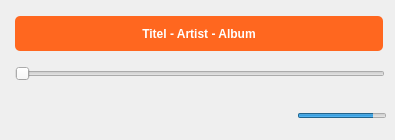
<?xml version="1.0" encoding="UTF-8"?>
<ui version="4.0">
 <class>TitlePlayDialog</class>
 <widget class="QDialog" name="TitlePlayDialog">
  <property name="geometry">
   <rect>
    <x>0</x>
    <y>0</y>
    <width>395</width>
    <height>140</height>
   </rect>
  </property>
  <property name="windowTitle">
   <string>Dialog</string>
  </property>
  <property name="styleSheet">
   <string notr="true">QSlider:groove:horizontal {
border-image: url(:/theme/play/RES/theme/Musik_abspielen/Zeitleiste_Leer.png);
}

#sldPosition::handle:horizontal {
image: url(:/theme/play/RES/theme/Musik_abspielen/Zeitleiste_Kreis.png);
border-width: 0px;
}

QSlider::sub-page:horizontal {
background-image: url(:/theme/play/RES/theme/Musik_abspielen/Zeitleiste_voll.png);
}

#sldVolume:groove:horizontal {
border-image: url(:/theme/play/RES/theme/Musik_abspielen/Volume_BG.png);
}

#sldVolume::handle:horizontal {
border-width:10px;
border-height:10px;
width: 10px;
height: 10px;
}

#sldVolume::sub-page:horizontal {
background-image: url(:/theme/play/RES/theme/Musik_abspielen/Volume_fuellung.png);
}

#lblSong {
font: 16px &quot;Arial&quot;;
color: rgb(255, 255, 255);
font-weight: bold;
background-color: rgb(255, 103, 31);
padding: 5px;
border-radius: 5px;
}

#btnStop {
border: none;
background-image: url(:/theme/play/RES/theme/Musik_abspielen/SongvonNeu_Button_normal.png);
}

#btnStop:disabled {
background-image: url(:/theme/play/RES/theme/Musik_abspielen/SongvonNeu_Button_disabled.png);
}

#btnStop:hover {
background-image: url(:/theme/play/RES/theme/Musik_abspielen/SongvonNeu_Button_hover.png);
}

#btnStop:pressed {
background-image: url(:/theme/play/RES/theme/Musik_abspielen/SongvonNeu_Button_pressed.png);
}</string>
  </property>
  <widget class="QLabel" name="lblBkg">
   <property name="geometry">
    <rect>
     <x>0</x>
     <y>0</y>
     <width>395</width>
     <height>140</height>
    </rect>
   </property>
   <property name="text">
    <string/>
   </property>
   <property name="pixmap">
    <pixmap resource="Design.qrc">:/theme/download/RES/theme/Download/BG.png</pixmap>
   </property>
  </widget>
  <widget class="QLabel" name="lblSong">
   <property name="geometry">
    <rect>
     <x>15</x>
     <y>16</y>
     <width>368</width>
     <height>35</height>
    </rect>
   </property>
   <property name="text">
    <string>Titel - Artist - Album</string>
   </property>
   <property name="alignment">
    <set>Qt::AlignCenter</set>
   </property>
  </widget>
  <widget class="QPushButton" name="btnPlay">
   <property name="enabled">
    <bool>false</bool>
   </property>
   <property name="geometry">
    <rect>
     <x>174</x>
     <y>90</y>
     <width>48</width>
     <height>46</height>
    </rect>
   </property>
   <property name="styleSheet">
    <string notr="true">#btnPlay {
border: none;
background-image: url(:/theme/play/RES/theme/Musik_abspielen/Play_Button_normal.png);
}

#btnPlay:disabled {
background-image: url(:/theme/play/RES/theme/Musik_abspielen/Play_Button_disabled.png);
}

#btnPlay:hover {
background-image: url(:/theme/play/RES/theme/Musik_abspielen/Play_Button_hover.png);
}

#btnPlay:pressed {
background-image: url(:/theme/play/RES/theme/Musik_abspielen/Play_Button_pressed.png);
}</string>
   </property>
   <property name="text">
    <string/>
   </property>
  </widget>
  <widget class="QPushButton" name="btnStop">
   <property name="enabled">
    <bool>false</bool>
   </property>
   <property name="geometry">
    <rect>
     <x>11</x>
     <y>99</y>
     <width>31</width>
     <height>30</height>
    </rect>
   </property>
   <property name="text">
    <string/>
   </property>
  </widget>
  <widget class="QLabel" name="lblVolume">
   <property name="geometry">
    <rect>
     <x>262</x>
     <y>103</y>
     <width>30</width>
     <height>27</height>
    </rect>
   </property>
   <property name="text">
    <string/>
   </property>
   <property name="pixmap">
    <pixmap resource="Design.qrc">:/theme/play/RES/theme/Musik_abspielen/Volume_Icon.png</pixmap>
   </property>
  </widget>
  <widget class="QSlider" name="sldVolume">
   <property name="geometry">
    <rect>
     <x>297</x>
     <y>111</y>
     <width>90</width>
     <height>10</height>
    </rect>
   </property>
   <property name="maximum">
    <number>100</number>
   </property>
   <property name="value">
    <number>100</number>
   </property>
   <property name="orientation">
    <enum>Qt::Horizontal</enum>
   </property>
  </widget>
  <widget class="QSlider" name="sldPosition">
   <property name="enabled">
    <bool>false</bool>
   </property>
   <property name="geometry">
    <rect>
     <x>15</x>
     <y>66</y>
     <width>370</width>
     <height>15</height>
    </rect>
   </property>
   <property name="orientation">
    <enum>Qt::Horizontal</enum>
   </property>
  </widget>
 </widget>
 <resources>
  <include location="Design.qrc"/>
 </resources>
 <connections/>
</ui>
